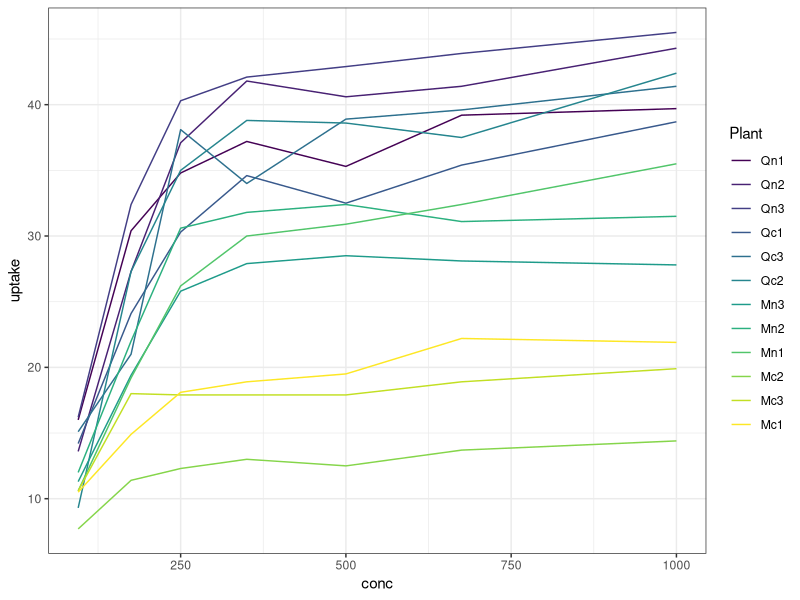
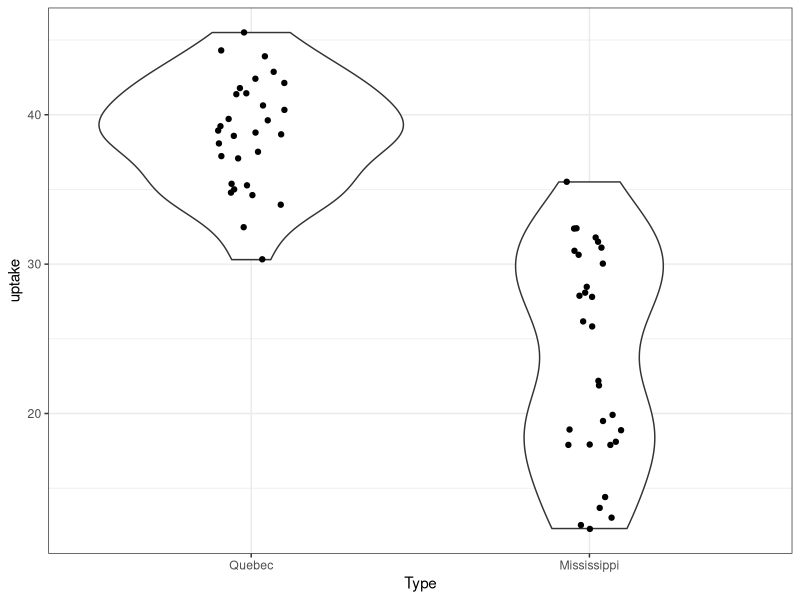
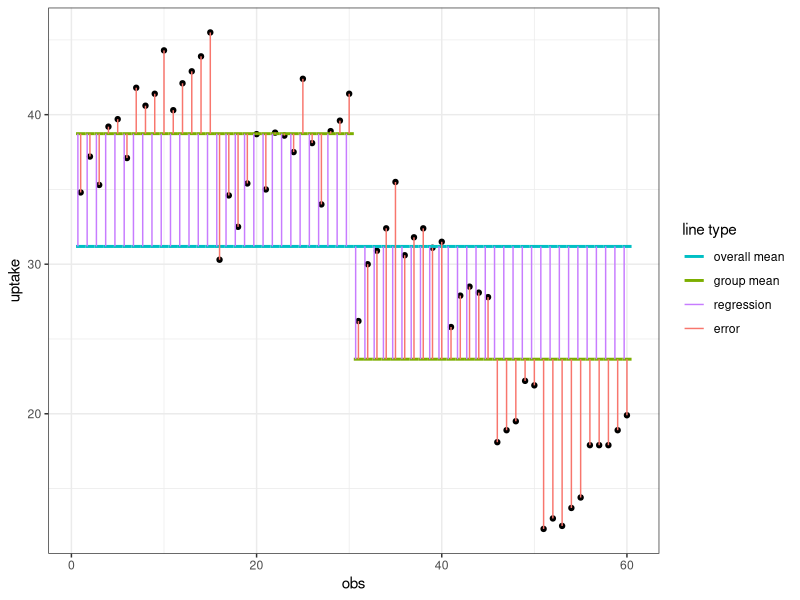
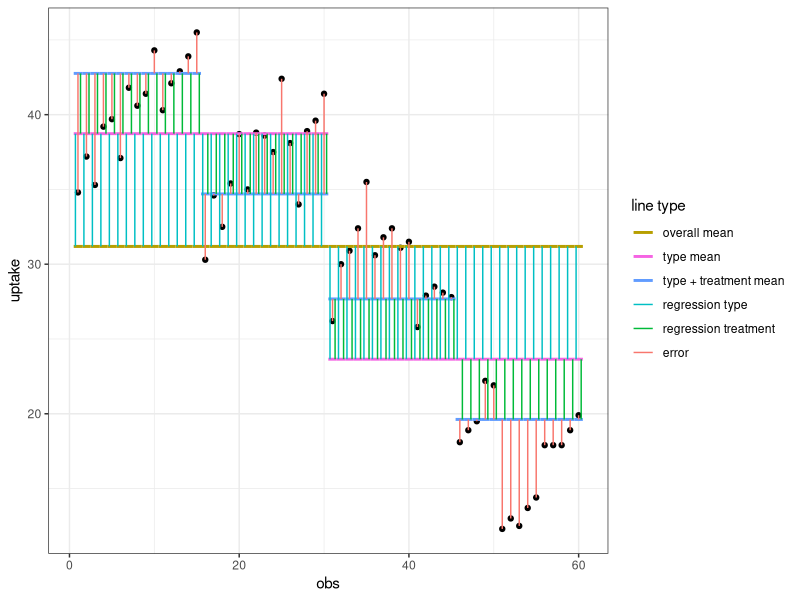
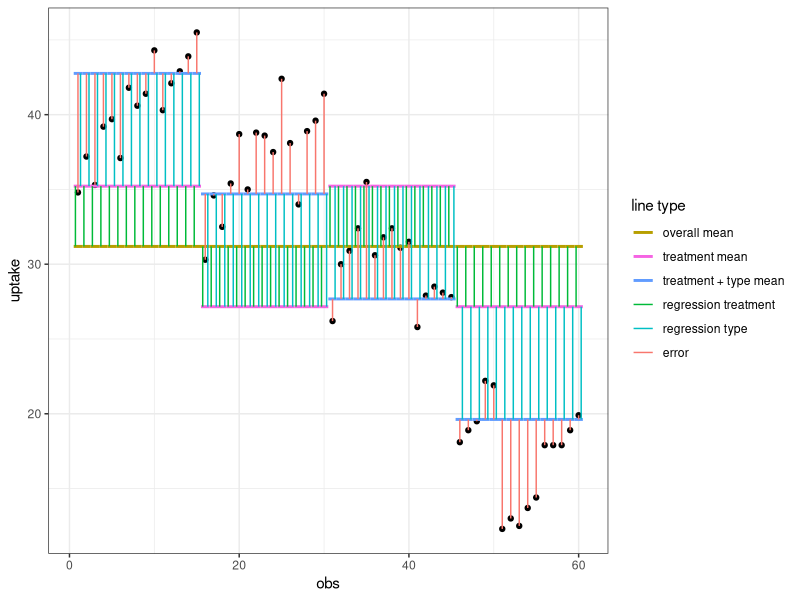
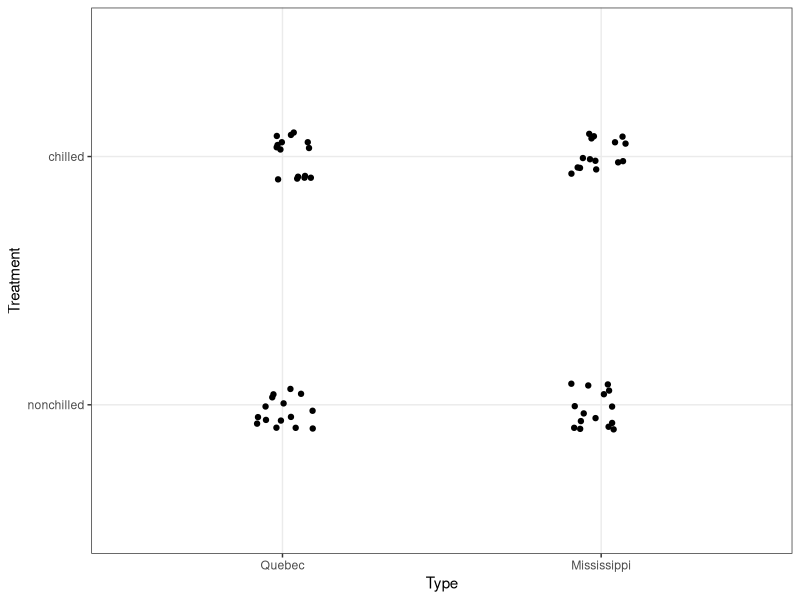
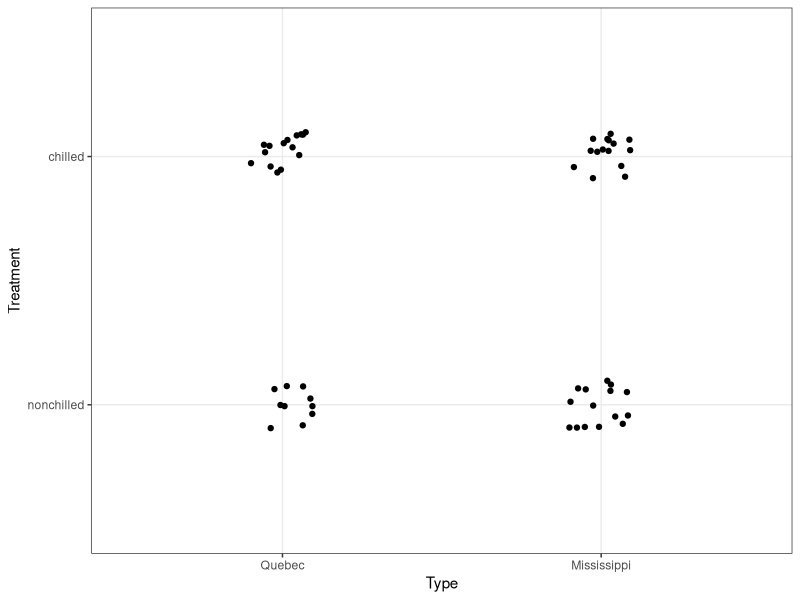
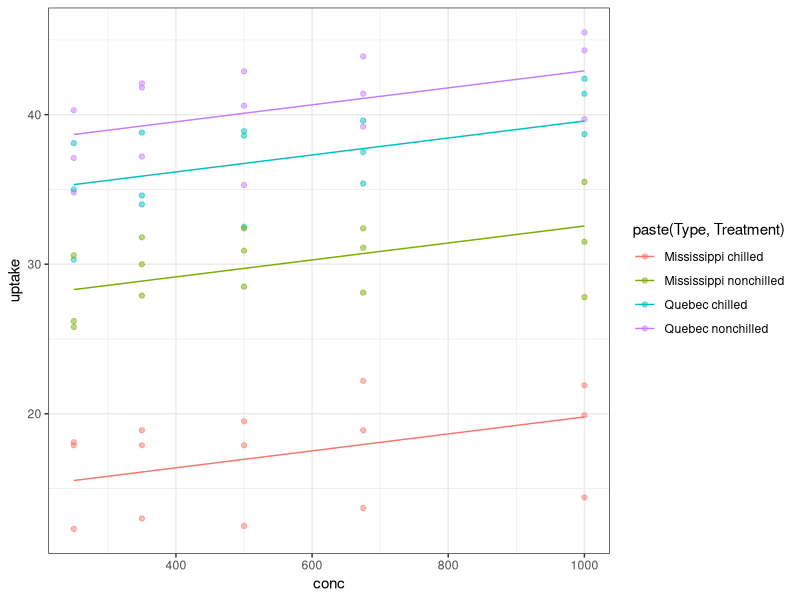

R code for these plots, in order:
## ---- chunk 1
library(tidyverse)
theme_set(theme_bw())
## ---- chunk 2
?CO2
glimpse(CO2)
CO2 %>%
  ggplot(aes(conc, uptake, color = Plant)) +
  geom_line()
df1 <- CO2 %>% filter(conc >= 250)
## ---- chunk 3
df1 %>%
  ggplot(aes(Type, uptake)) +
  geom_violin() +
  geom_jitter(width = .1)
## ---- chunk 4
df2 <- df1 %>%
  mutate(overall.mean = mean(uptake)) %>%
  group_by(Type) %>%
  mutate(
    group.mean = mean(uptake),
    sr = (group.mean - overall.mean)^2,
    se = (uptake - group.mean)^2
  ) %>%
  ungroup()
ssr <- sum(df2$sr)
sse <- sum(df2$se)
dfe <- nrow(df2) - 2
f <- ssr / (sse / dfe)
p <- pf(f, 1, dfe, lower.tail = F)
## ---- chunk 5
anova(lm(uptake ~ Type, df1))
## ---- chunk 6
df2 %>%
  arrange(Type) %>%
  mutate(obs = 1:n()) %>%
  ggplot() +
  geom_point(aes(obs, uptake)) +
  geom_segment(aes(obs - .5, overall.mean, xend = obs + .5, yend = overall.mean, color = "overall mean"), size = 1) +
  geom_segment(aes(obs - .5, group.mean, xend = obs + .5, yend = group.mean, color = "group mean"), size = 1) +
  geom_segment(aes(obs - .3, overall.mean, xend = obs - .3, yend = group.mean, color = "regression")) +
  geom_segment(aes(obs, group.mean, xend = obs, yend = uptake, color = "error")) +
  scale_color_discrete(breaks = c("overall mean", "group mean", "regression", "error")) +
  labs(color = "line type")
## ---- chunk 7
(a2 <- anova(lm(uptake ~ Type * Treatment, df1)))
a2[3, 5]
## ---- chunk 8
df3 <- df1 %>%
  mutate(overall.mean = mean(uptake)) %>%
  group_by(Type) %>%
  mutate(type.mean = mean(uptake)) %>%
  group_by(Treatment) %>%
  mutate(
    treatment.mean = mean(uptake),
    type.treatment.mean = type.mean + treatment.mean - overall.mean
  ) %>%
  ungroup()
df3 %>%
  arrange(Type, Treatment) %>%
  mutate(obs = 1:n()) %>%
  ggplot() +
  geom_point(aes(obs, uptake)) +
  geom_segment(aes(obs - .5, overall.mean, xend = obs + .5, yend = overall.mean, color = "overall mean"), size = 1) +
  geom_segment(aes(obs - .5, type.mean, xend = obs + .5, yend = type.mean, color = "type mean"), size = 1) +
  geom_segment(aes(obs - .5, type.treatment.mean, xend = obs + .5, yend = type.treatment.mean, color = "type + treatment mean"), size = 1) +
  geom_segment(aes(obs - .3, overall.mean, xend = obs - .3, yend = type.mean, color = "regression type")) +
  geom_segment(aes(obs + .3, type.mean, xend = obs + .3, yend = type.treatment.mean, color = "regression treatment")) +
  geom_segment(aes(obs, type.treatment.mean, xend = obs, yend = uptake, color = "error")) +
  scale_color_discrete(breaks = c("overall mean", "type mean", "type + treatment mean", "regression type", "regression treatment", "error")) +
  labs(color = "line type")
df3 %>%
  arrange(Type, Treatment) %>%
  mutate(obs = 1:n()) %>%
  ggplot() +
  geom_point(aes(obs, uptake)) +
  geom_segment(aes(obs - .5, overall.mean, xend = obs + .5, yend = overall.mean, color = "overall mean"), size = 1) +
  geom_segment(aes(obs - .5, treatment.mean, xend = obs + .5, yend = treatment.mean, color = "treatment mean"), size = 1) +
  geom_segment(aes(obs - .5, type.treatment.mean, xend = obs + .5, yend = type.treatment.mean, color = "treatment + type mean"), size = 1) +
  geom_segment(aes(obs - .3, overall.mean, xend = obs - .3, yend = treatment.mean, color = "regression treatment")) +
  geom_segment(aes(obs + .3, treatment.mean, xend = obs + .3, yend = type.treatment.mean, color = "regression type")) +
  geom_segment(aes(obs, type.treatment.mean, xend = obs, yend = uptake, color = "error")) +
  scale_color_discrete(breaks = c("overall mean", "treatment mean", "treatment + type mean", "regression treatment", "regression type", "error")) +
  labs(color = "line type")
## ---- chunk 9
anova(lm(uptake ~ Type + Treatment, df1))
anova(lm(uptake ~ Treatment + Type, df1))
## ---- chunk 10
df4 <- df1 %>% filter(Plant != "Qn1")
anova(lm(uptake ~ Type + Treatment, df4))
anova(lm(uptake ~ Treatment + Type, df4))
## ---- chunk 11
df1 %>% count(Type, Treatment)
df1 %>%
  ggplot(aes(Type, Treatment)) +
  geom_jitter(width = .1, height = .1)
cor(as.numeric(as.factor(df1$Type)), as.numeric(as.factor(df1$Treatment)))

df4 %>% count(Type, Treatment)
df4 %>%
  ggplot(aes(Type, Treatment)) +
  geom_jitter(width = .1, height = .1)
cor(as.numeric(as.factor(df4$Type)), as.numeric(as.factor(df4$Treatment)))
## ---- chunk 12
m.anc <- lm(uptake ~ conc + Type * Treatment, df1)
anova(m.anc)
## ---- chunk 13
df1 %>%
  mutate(pred = predict(m.anc, df1)) %>%
  ggplot(aes(conc, color = paste(Type, Treatment))) +
  geom_point(aes(y = uptake), alpha = .5) +
  geom_line(aes(y = pred))
## ---- chunk 14
anova(lm(uptake ~ conc * Type * Treatment, df1))
